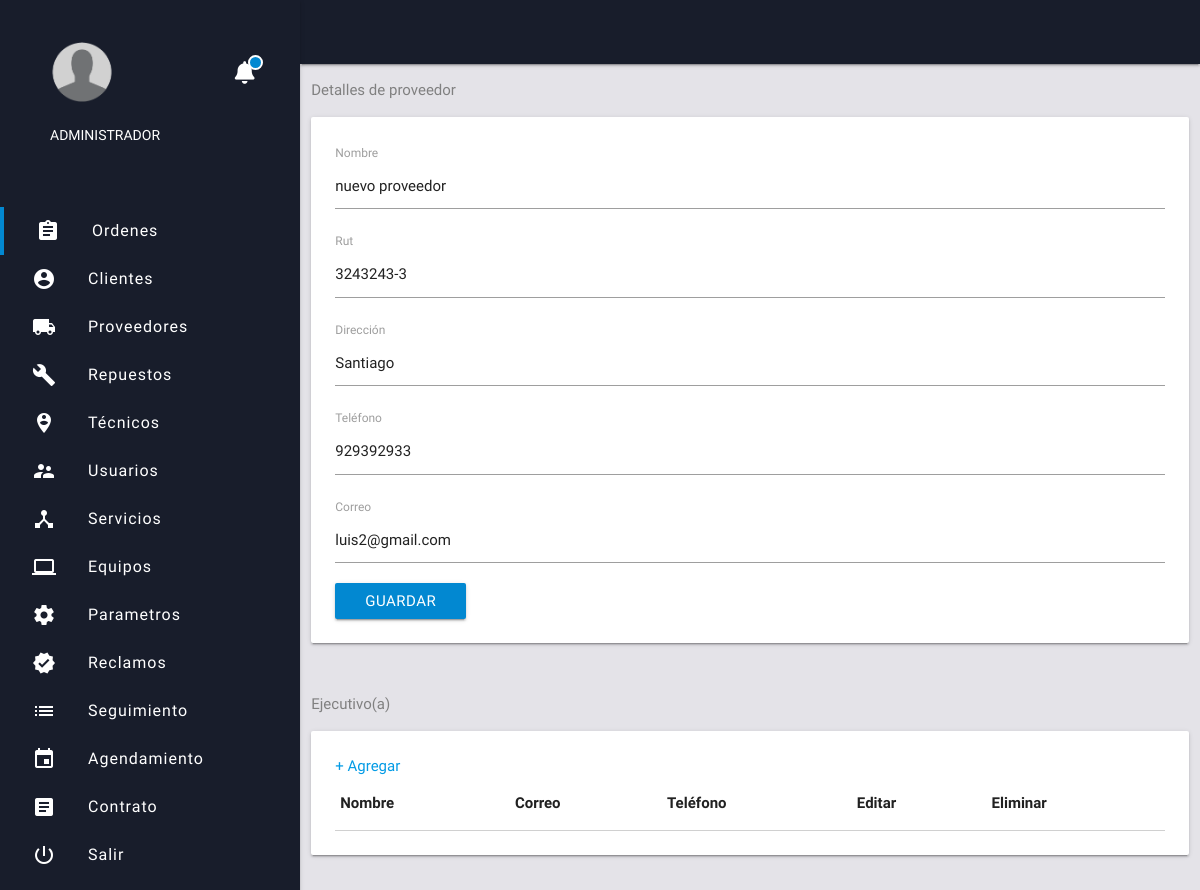
Screenshot of /providers/update_provider.php?id=1 with the database file from the repository.
### tables this page shows
CREATE TABLE `providers` (
  `id` int(11) NOT NULL,
  `name` varchar(50) NOT NULL,
  `location` varchar(100) NOT NULL,
  `phone` varchar(20) NOT NULL,
  `email` varchar(30) NOT NULL,
  `rut` varchar(20) NOT NULL
);

### providers/update_provider.php (the view, shortened to what this page needs)
<?php include '../extend/header.php';
$id = htmlentities($_GET['id']);
$sel = $con->query("SELECT * FROM providers WHERE id = '$id' ");
while ($f = $sel->fetch_assoc()) {
  $name = $f['name'];
  $email = $f['email'];
  $location = $f['location'];
  $phone = $f['phone'];
  $rut = $f['rut'];
  $id = $f['id'];
}
?>
   <div class="row">
      <div class="col s12">
      <p style="color:grey;">Detalles de proveedor</p>
      <div class="card horizontal">
         <div class="card-stacked">
           <div class="card-content">
             <form  action="up_provider.php" method="post">
             <label for="name">Nombre</label>
             <input type="text" name="name" value="<?php echo $name ?>" required>
             <label for="rut">Rut</label>
             <input type="text" name="rut" value="<?php echo $rut ?>" required>
             <label for="location">Dirección</label>
             <input type="text" name="location" value="<?php echo $location ?>" required>
             <label for="phone">Teléfono</label>
             <input type="text" name="phone" value="<?php echo $phone ?>" required>
             <label for="email">Correo</label>
             <input type="text" name="email" value="<?php echo $email ?>" required>
               <button  type="submit" class="btn light-blue darken-2">Guardar</button>
             </form>
           </div>
         </div>
      </div>
     </div>
     </div>
     <div class="row">
<div class=" col s12">
<p style="color:grey;"> Ejecutivo(a)</p>
       <div class="card horizontal">
         <div class="card-stacked">
           <div class="card-content">
             <form  action="up_client.php" method="post">
             <table class="excel striped responsive-table" border="1">
                    <thead>
                      <th>Nombre</th>
                      <th>Correo</th>
                      <th>Teléfono</th>
                      <th>Editar</th>
                      <th class="borrar">Eliminar</th>
                    </thead>
             <a href="add_executive.php?id=<?php echo $id?>"> + Agregar</a>
             </form>
           </div>
         </div>
      </div>
     </div>
</div>
   <?php include '../extend/scripts.php'; ?>
   </body>
   </html>

### css/web-app.css (style rules this page uses)
html { background-color:#e4e3e8; font-family: 'Work Sans', sans-serif; }

### css/notifications.css (style rules this page uses)
body { margin: 0; padding: 0; }

### rows the page displays
providers: name "nuevo proveedor", rut "3243243-3", location "Santiago", phone "929392933", email "luis2@gmail.com"
